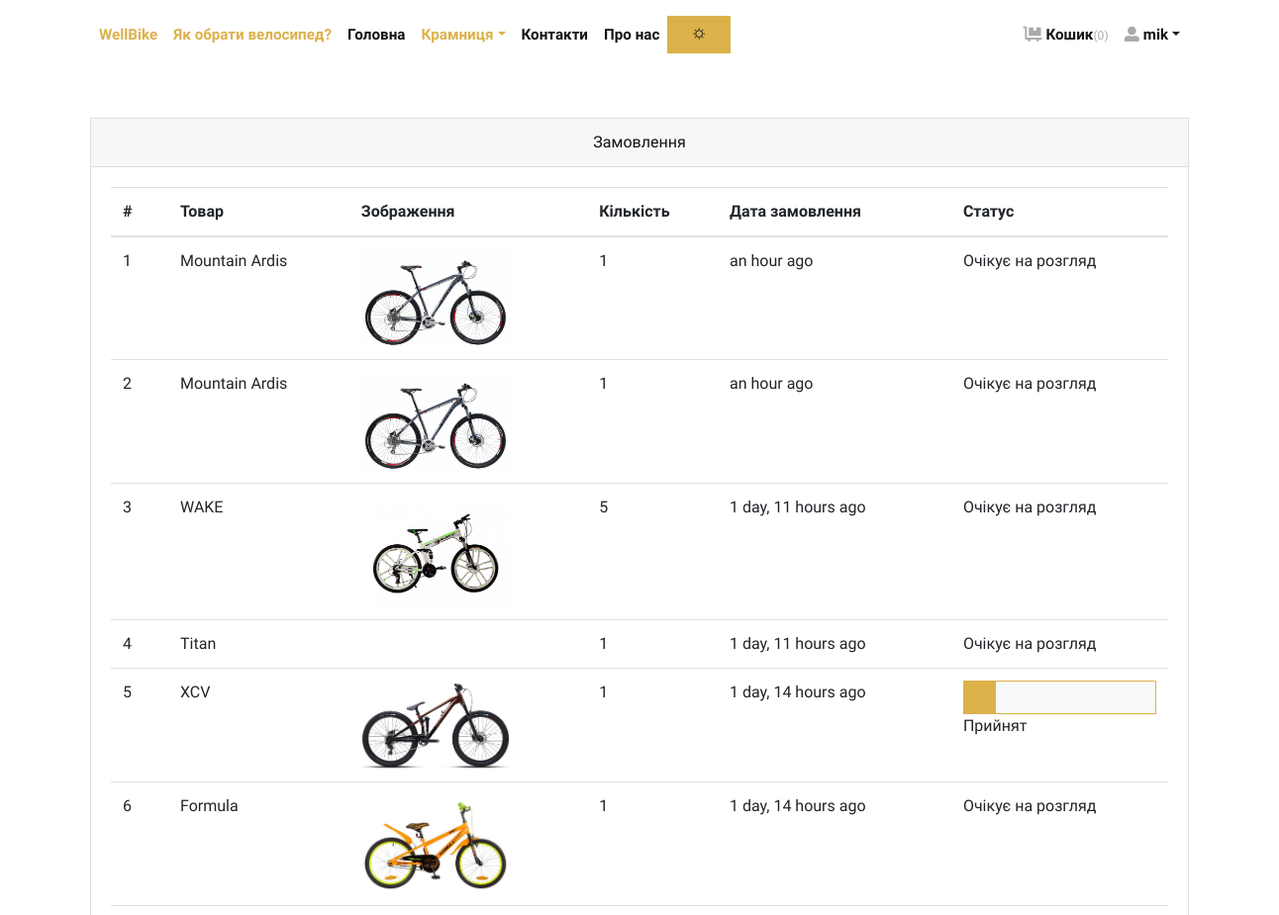
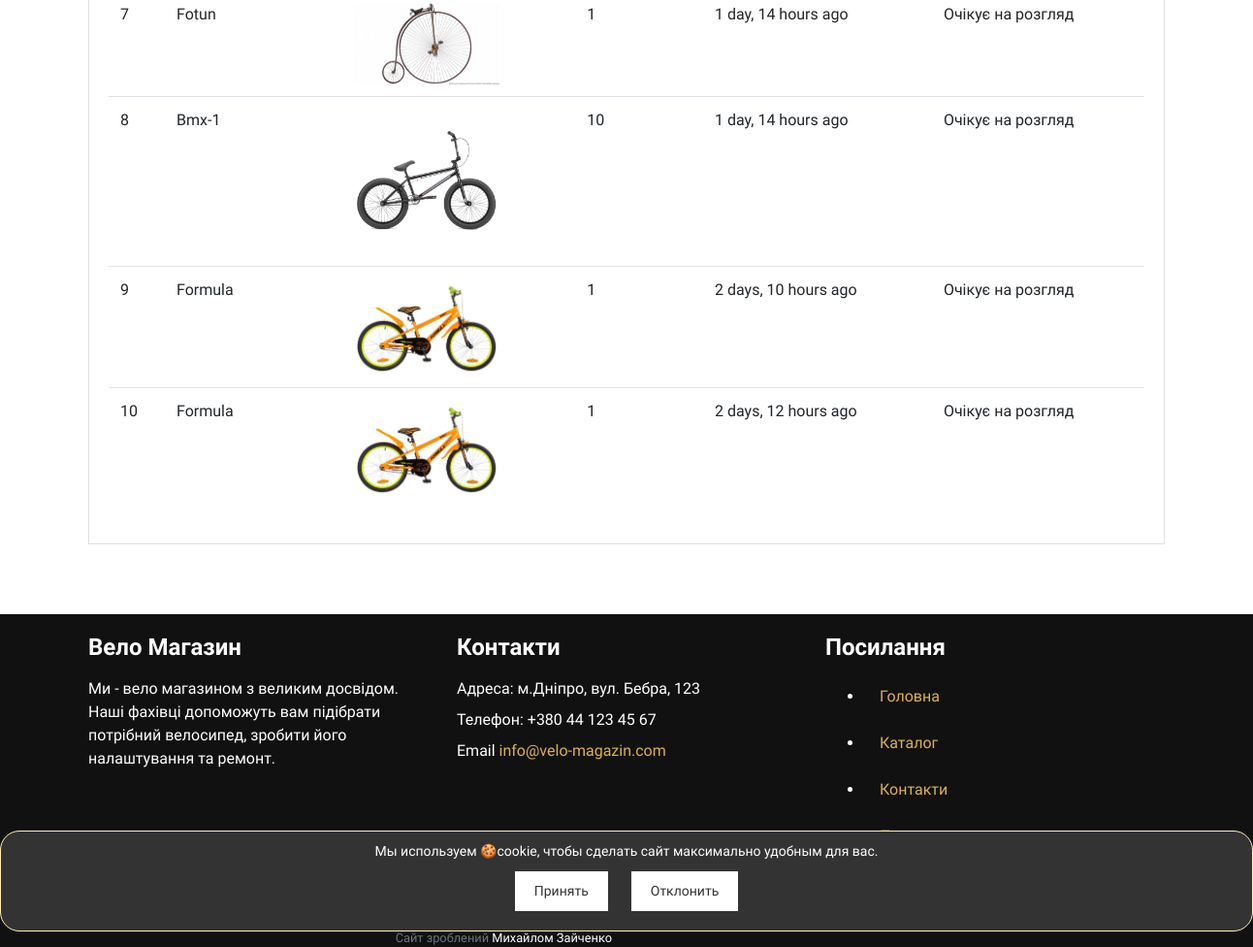
/orders/ (signed in), run on the app's committed database (2 pictures, top to bottom).
### store/models.py (models this page shows, shortened)
class Order(models.Model):
    user = models.ForeignKey(User, verbose_name="User", on_delete=models.CASCADE)
    address = models.ForeignKey(Address, verbose_name="Shipping Address", on_delete=models.CASCADE)
    paying_way = models.ForeignKey(PayingWay, verbose_name="Paying Way", on_delete=models.CASCADE, blank=True,
                                   null=True)
    product = models.ForeignKey(Product, verbose_name="Product", on_delete=models.CASCADE)
    quantity = models.PositiveIntegerField(verbose_name="Quantity")
    ordered_date = models.DateTimeField(auto_now_add=True, verbose_name="Ordered Date")
    status = models.CharField(
        choices=STATUS_CHOICES,
        max_length=50,
        default="Очікує на розгляд"
        )

class Product(models.Model):
    title = models.CharField(max_length=150, verbose_name="Product Title")
    slug = models.SlugField(max_length=160, verbose_name="Product Slug")
    sku = models.CharField(max_length=255, unique=True, verbose_name="Unique Product ID (SKU)")
    short_description = models.TextField(verbose_name="Short Description")
    detail_description = models.TextField(blank=True, null=True, verbose_name="Detail Description")
    product_image = models.ImageField(upload_to='product', blank=True, null=True, verbose_name="Product Image")
    price = models.DecimalField(max_digits=8, decimal_places=2)
    category = models.ForeignKey(Category, verbose_name="Product Categoy", on_delete=models.CASCADE)
    is_active = models.BooleanField(verbose_name="Is Active?")
    is_featured = models.BooleanField(verbose_name="Is Featured?")
    created_at = models.DateTimeField(auto_now_add=True, verbose_name="Created Date")
    updated_at = models.DateTimeField(auto_now=True, verbose_name="Updated Date")
    class Meta:
        verbose_name_plural = 'Products'
        ordering = ('-created_at', )

### store/views.py (the view)
# urls.py: path('orders/', views.orders, name="orders"),
@login_required
def orders(request):
    orders = Order.objects.filter(user=request.user).order_by('-ordered_date')
    your_account = request.user
    return render(request, 'store/orders.html', {'orders': orders, 'your_account': your_account,})

### store/context_preprocessors.py (called while the page is built)
def store_menu(request):
    categories = Category.objects.filter(is_active=True)
    context = {
        'categories_menu': categories,
    }
    return context

def cart_menu(request):
    if request.user.is_authenticated:
        cart_items= Cart.objects.filter(user=request.user)
        context = {
            'cart_items': cart_items,
        }
    else:
        context = {}
    return context

### templates/store/orders.html (shortened to what this page needs)
{% extends 'base.html' %}
{% load static %}
{% load humanize %}
{% block content %}
    <div class="container py-5">
        <div class="row">
            <div class="col-lg-12">
                <div class="card mb-4" id="tables">
                    <div class="card-header text-center">Замовлення</div>
                    <div class="card-body">
                        <table class="table table-hover">
                            <thead>
                            <tr>
                                <th>#</th>
                                <th>Товар</th>
                                <th>Зображення</th>
                                <th>Кількість</th>
                                <th>Дата замовлення</th>
                                <th>Статус</th>
                            </tr>
                            </thead>
                            <tbody>
                            {% if orders %}
                                {% for order in orders %}
                                    <tr>
                                        <td>{{ forloop.counter }}</td>
                                        <td>{{ order.product.title }}</td>
                                        <td>
                                            {% if order.product.product_image %}
                                                <img src="{{ order.product.product_image.url }}"
                                                     alt="{{ order.product.product_ttile }}" style="width:150px;">
                                            {% endif %}
                                        </td>
                                        <td>{{ order.quantity }}</td>
                                        <td>{{ order.ordered_date|naturaltime }}</td>
                                        <td>
                                            {% if order.status == 'Прийнят' %}
                                                <div class="bg-light border border-primary">
                                                    <div class="p-3 bg-primary" style="width:0;"></div>
                                                </div>
                                            {% endif %}
                                            {{ order.status }}
                                        </td>
                                    </tr>
                                {% endfor %}
                            {% endif %}
                            </tbody>
                        </table>
                    </div>
                </div>
            </div>
        </div>
    </div>
    </div>
{% endblock content %}

### templates/navbar.html (shortened to what this page needs)
{% load static %}
{% block head %}
    <link href="{% static 'css/header.css' %}" rel="stylesheet" type="text/css">
    <link href="{% static 'css/button_back_col.css' %}" rel="stylesheet" type="text/css">
{% endblock %}
<header>
    <div class="container px-0 px-lg-3">
        <nav class="navbar navbar-expand-lg navbar-light py-3 px-lg-0">
            <div class="collapse navbar-collapse" id="navbarSupportedContent">
                <ul class="navbar-nav mr-auto">
                    <li class="nav-item">
                        <a class="nav-link active" href="{% url 'store:home' %}">WellBike</a>
                    </li>
                    <li class="nav-item">
                        <a class="nav-link active" href="{% url 'store:main' %}">Як обрати велосипед?</a>
                    </li>
                    <li class="nav-item">
                        <a class="nav-link" href="{% url 'store:home' %}">Головна</a>
                    </li>
                    <li class="nav-item dropdown active"><a class="nav-link dropdown-toggle" id="pagesDropdown" href="#"
                                                     data-toggle="dropdown" aria-haspopup="true"
                                                     aria-expanded="false">Крамниця</a>
                    </li>
                    <li class="nav-item">
                        <a class="nav-link" href="{% url 'store:contacts' %}">Контакти</a>
                    </li>
                    <li class="nav-item">
                        <a class="nav-link" href="{% url 'store:about' %}">Про нас</a>
                    </li>
                    <li>
                        <div id="toggle-theme" class="btn btn-primary">🌣</div>
                    </li>
                </ul>
                <ul class="navbar-nav ml-auto">
                    {% if request.user.is_authenticated %}
                        <li class="nav-item"><a class="nav-link" href="{% url 'store:cart' %}"> <i
                                class="fas fa-dolly-flatbed mr-1 text-gray"></i>Кошик<small
                                class="text-gray">({{ cart_items.count }})</small></a></li>
                        <li class="nav-item dropdown"><a class="nav-link dropdown-toggle" id="pagesDropdown" href="#"
                                                         data-toggle="dropdown" aria-haspopup="true"
                                                         aria-expanded="false"><i class="fas fa-user-alt mr-1
                                                   text-gray"></i>{{ your_account }}</a></a>
                        </li>
                    {% else %}
                        <li class="nav-item"><a class="nav-link" href="{% url 'store:login' %}">Ввійти</a></li>
                        <li class="nav-item"><a class="nav-link" href="{% url 'store:register' %}">Створити акаунт</a>
                        </li>
                    {% endif %}
                </ul>
            </div>
        </nav>
    </div>
</header>

### static/css/style.gold.css (style rules this page uses)
.text-gray { color: #aaa !important; }
.navbar { position: relative; }
.border { border: 1px solid #dee2e6 !important; }
.border-primary { border-color: #dcb14a !important; }
.navbar { padding: 0.5rem 1rem; }
.navbar-light .navbar-nav .nav-link { color: rgba(17, 17, 17, 0.99); font-weight: 800; font-size: 0.95rem; transition: all 0.3s; }
.navbar-light .navbar-nav .show > .nav-link, .navbar-light .navbar-nav .active > .nav-link, .navbar-light .navbar-nav .nav-link.show, .navbar-light .navbar-nav .nav-link.active { color: #dcb14a; }
.btn { font-weight: 400; border: 1px solid transparent; font-family: inherit; padding: 0.375rem 1.5rem; font-size: 1rem; line-height: 1.5; border-radius: 0; transition: color 0.15s ease-in-out, background-color 0.15s ease-in-out, border-color 0.15s ease-in-out, box-shadow 0.15s ease-in-out; }
.btn-primary { color: #212529; background-color: #dcb14a; border-color: #dcb14a; }
body { font-family: "Libre Franklin", sans-serif; font-size: 1rem; font-weight: 400; line-height: 1.5; color: #111111; background-color: #fff; }
a { color: #dcb14a; text-decoration: none; }
small, .small { font-size: 80%; font-weight: 400; }
.bg-primary { background-color: #dcb14a !important; }
.bg-light { background-color: #f8f9fa !important; }
.nav-link { padding: 0.5rem 1rem; }
.card { border-radius: 0; }
.card-body { padding: 1.25rem; }
.card-header { padding: 0.75rem 1.25rem; background-color: rgba(17, 17, 17, 0.03); border-bottom: 1px solid rgba(17, 17, 17, 0.125); }
.card-header:first-child { border-radius: calc(0 - 1px) calc(0 - 1px) 0 0; }

### static/css/button_back_col.css (style rules this page uses)
.navbar-light { background-color: #ffffff; color: #212529; }

### data on the page
Order: product "Mountain Ardis", product.product_image (picture), quantity "1", ordered_date "an hour ago", status "Очікує на розгляд"
Order: product "Mountain Ardis", product.product_image (picture), quantity "1", ordered_date "an hour ago", status "Очікує на розгляд"
Order: product "WAKE", product.product_image (picture), quantity "5", ordered_date "1 day, 11 hours ago", status "Очікує на розгляд"
Order: product "Titan", quantity "1", ordered_date "1 day, 11 hours ago", status "Очікує на розгляд"
Order: product "XCV", product.product_image (picture), quantity "1", ordered_date "1 day, 14 hours ago", status "Прийнят"
Order: product "Formula", product.product_image (picture), quantity "1", ordered_date "1 day, 14 hours ago", status "Очікує на розгляд"
Order: product "Fotun", product.product_image (picture), quantity "1", ordered_date "1 day, 14 hours ago", status "Очікує на розгляд"
Order: product "Bmx-1", product.product_image (picture), quantity "10", ordered_date "1 day, 14 hours ago", status "Очікує на розгляд"
Order: product "Formula", product.product_image (picture), quantity "1", ordered_date "2 days, 10 hours ago", status "Очікує на розгляд"
Order: product "Formula", product.product_image (picture), quantity "1", ordered_date "2 days, 12 hours ago", status "Очікує на розгляд"

### other printed values
{{ cart_items.count }} "0"
{{ your_account }} "mik"
